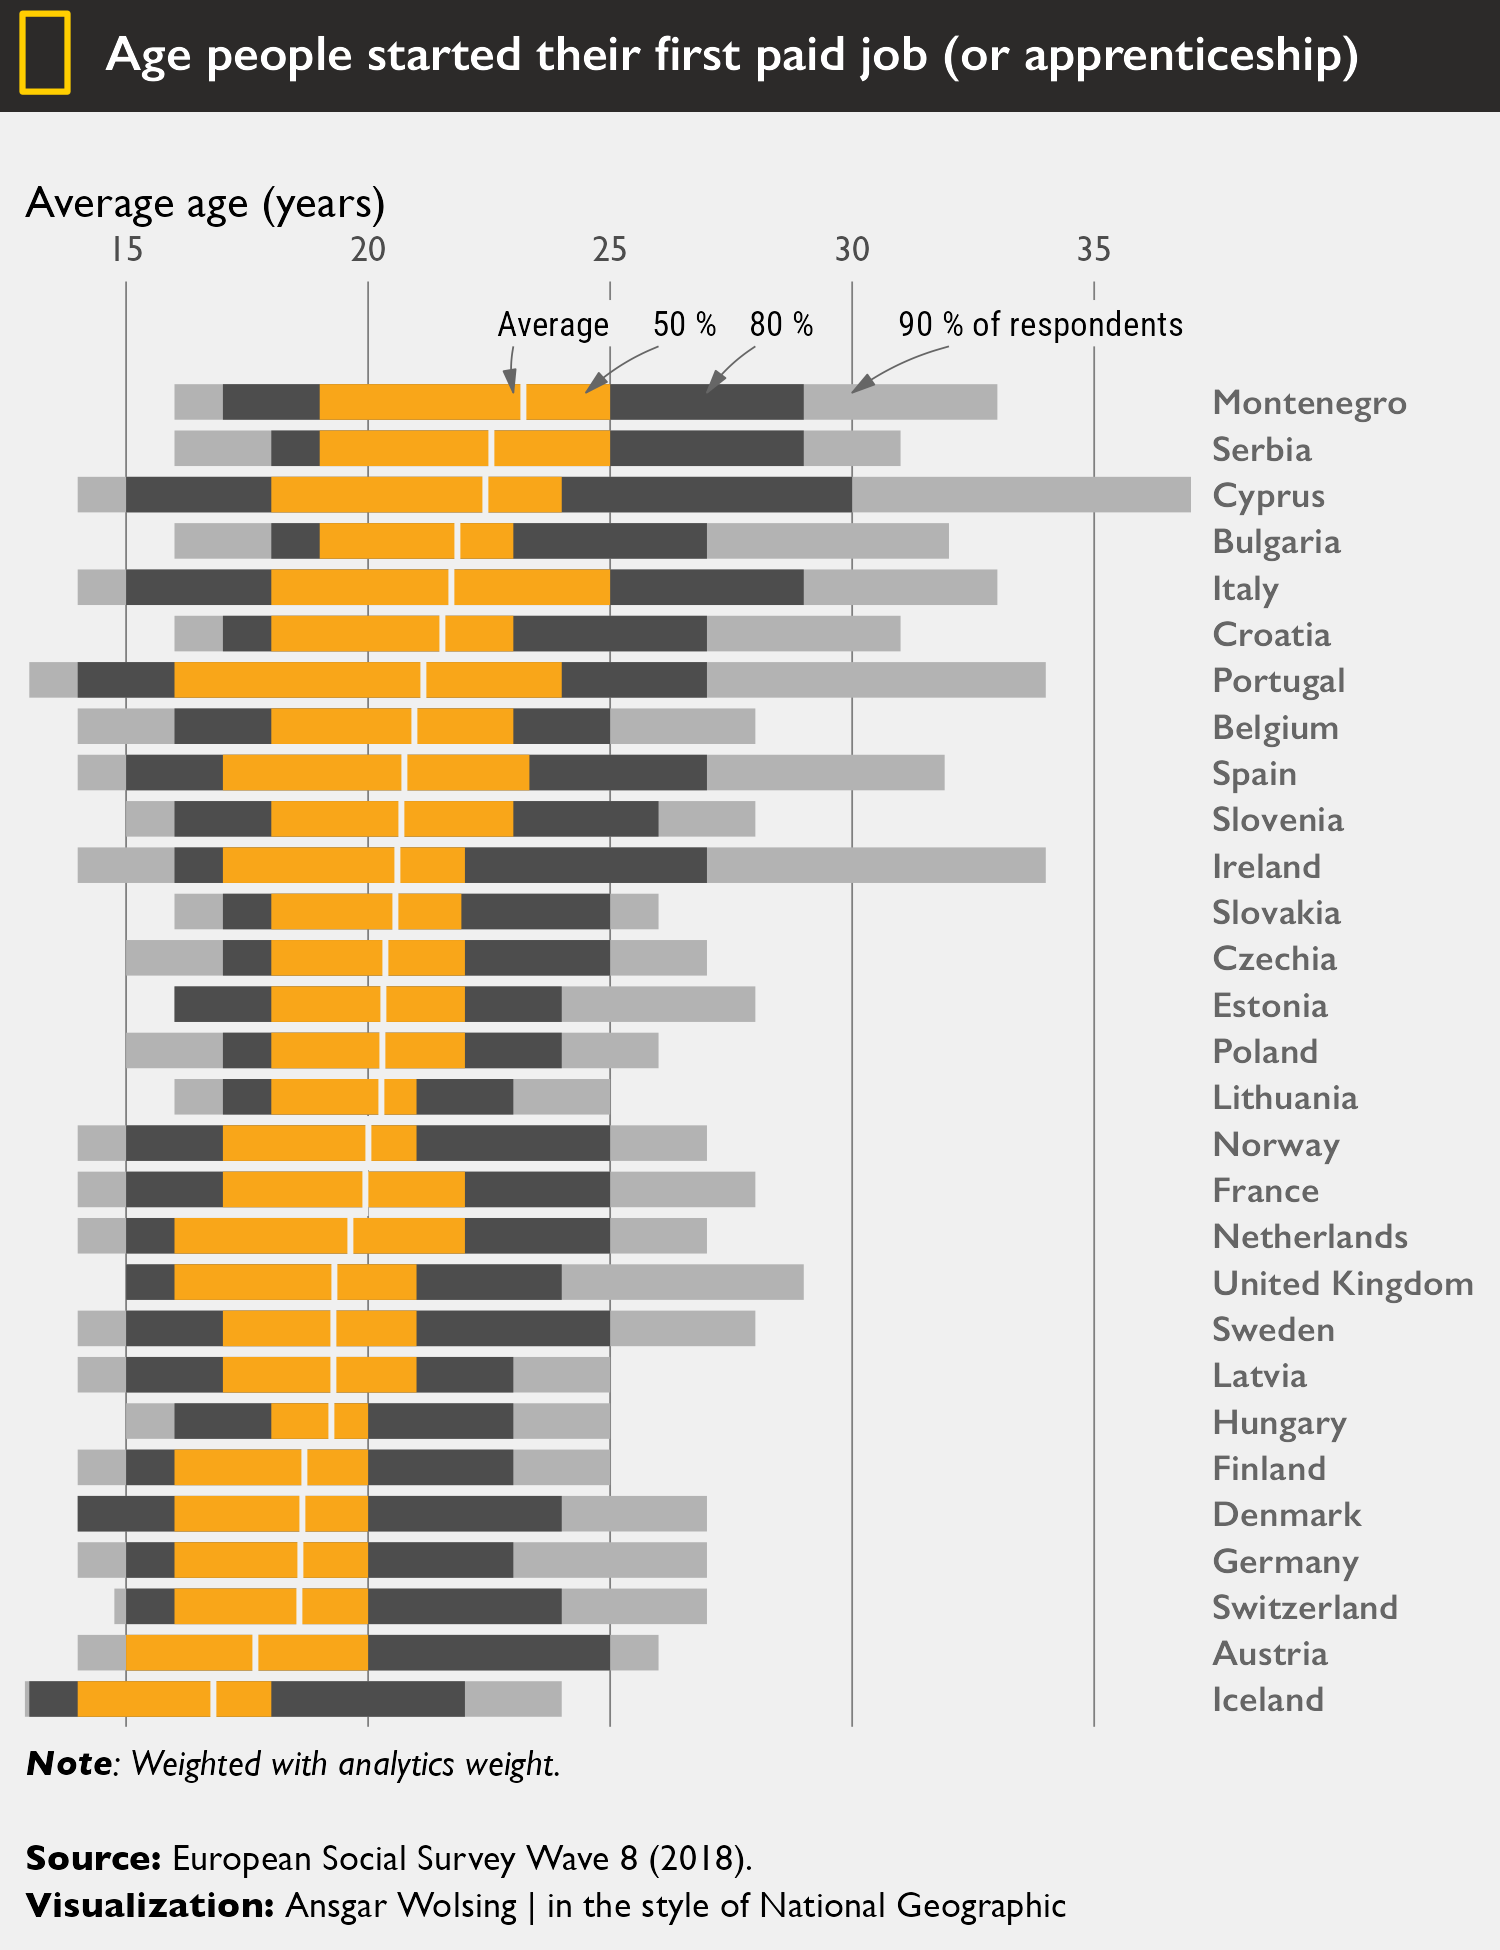

This chart was generated by the following R code:
library(tidyverse)
library(ggtext)
library(ggdist)
library(grid)
library(here)

base_path <- here("2025", "30")

#' Download ESS survey data from 
#' https://ess.sikt.no/en/series/321b06ad-1b98-4b7d-93ad-ca8a24e8788a
#' ESS 9

df_ess09 <- read_csv(here(base_path, "ESS9e03_2.csv"))

# Select the relevant variables
relevant_vars <- c("essround", "anweight", "cntry", "pdempyr", "yrbrn")
df_ess09_prep <- df_ess09 |> 
  select(all_of(relevant_vars)) |> 
  filter(pdempyr < 6666, yrbrn < 7777) |> 
  mutate(
    cntry_name = countrycode::countrycode(
      cntry, origin = "iso2c", destination = "country.name"),
    age_started_work = pdempyr - yrbrn) |> 
  # Exclude very low / negative values
  filter(age_started_work >= 12)
nrow(df_ess09_prep)

#' National Geographic theme
#' Inspiration: https://www.nationalgeographic.com/what-the-world-eats/
#' https://www.nationalgeographic.com/travel/article/charts-show-coronavirus-impact-on-travel-industries
bg_color <- "#F0F0F0"
brand_color <- "#FFCE00"
main_color <- "#F9A619"
header_color <- "#2C2A29"
grey <- "#7D7D7D"
main_font <- "Gill Sans"
sec_font <- "Crimson Text" # Original NG font is Minion Pro

theme_ng <- function(...) {
  theme_minimal(base_family = main_font) +
  theme(
    plot.background = element_rect(color = bg_color, fill = bg_color),
    panel.grid.major = element_line(color = "grey50", linewidth = 0.2),
    panel.grid.minor = element_blank(),
    plot.title = element_text(
      paste(main_font, "SemiBold"), color = "black"),
    plot.margin = margin(rep(6, 4)),
    plot.caption = element_markdown(hjust = 0, lineheight = 1.3),
    legend.position = "top", legend.justification = "left"
  )
}

plot_title <- "Age people started their first paid job (or apprenticeship)"

# Annotations for the intervals
legend_annotations <- c("Average", "50 %", "80 %", "90 % of respondents")
n_rows <- length(unique(df_ess09_prep$cntry_name))
legend_pos_x <- n_rows + 1.7
legend_pos_xend <- n_rows + 0.2
legend_pos_y <- c(23, 26, 28, 32)
legend_pos_yend <- c(23, 24.5, 27, 30)


ragg::agg_png(
  here(base_path, "30-national-geographic.png"), width = 5, height = 6.5,
  units = "in", res = 300
)
df_ess09_prep |> 
  # Order countries by average age
  mutate(cntry_name = fct_reorder(cntry_name, age_started_work, .fun = mean)) |> 
  ggplot(aes(cntry_name, age_started_work)) +
  stat_interval(
    aes(weight = anweight),
    .width = c(0.5, 0.8, 0.9),
    width = 0.7) +
  stat_summary(
    geom = "point",
    fun = mean,
    shape = "|", size = 6, col = bg_color
  ) +
  annotate(
    "label",
    x = legend_pos_x,
    y = legend_pos_y,
    label = legend_annotations,
    family = "Roboto Condensed", size = 3, fill = bg_color, label.size = 0,
    hjust = 0.2
  ) +
  annotate(
    GeomCurve,
    x = legend_pos_x - 0.5, xend = legend_pos_xend,
    y = legend_pos_y, yend = legend_pos_yend,
    color = "grey40", linewidth = 0.2, curvature = 0.1,
    arrow = arrow(angle = 15, length = unit(2, "mm"), type = "closed")
  ) +
  scale_x_discrete(position = "top") +
  scale_y_continuous(position = "right", expand = c(0, 0)) +
  scale_color_manual(values = c("grey70", "grey30", main_color)) +
  coord_flip(xlim = c(NA, n_rows + 2), clip = "off") +
  labs(
    title = plot_title,
    caption = "***Note**: Weighted with analytics weight.*<br><br>
    **Source:** European Social Survey Wave 8 (2018).<br>
    **Visualization:** Ansgar Wolsing | in the style of National Geographic",
    y = "Average age (years)"
  ) +
  theme_ng() +
  theme(
    axis.title.x = element_text(hjust = 0),
    axis.title.y = element_blank(),
    axis.text.y = element_text(
      family = paste(main_font, "SemiBold"), color = "grey40", hjust = 1),
    panel.grid.major.y = element_blank(),
    plot.title = element_text(
      margin = margin(t = 4, l = 18, b = 20)),
    legend.position = "none"
  )

grid.rect(
  x = 0, y = 1, width = 2, height = 0.115,
  gp = gpar(col = NA, fill = header_color, lwd = 0)
)
# NG icon
grid.rect(
  x = 0.03, y = 0.973, width = 0.03, height = 0.04,
  gp = gpar(col = brand_color, fill = NA, lwd = 2)
)
grid.text(
  label = plot_title,
  x = 0.07, y = 0.973, hjust = 0, just = "left", 
  gp = gpar(col = "white", fontfamily = paste(main_font, "SemiBold"))
)
dev.off()
